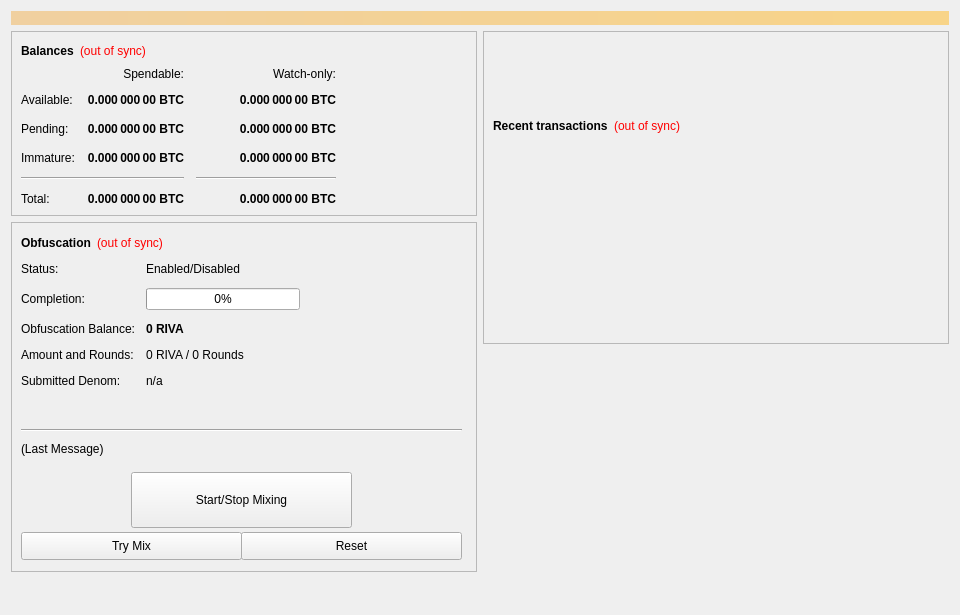
<?xml version="1.0" encoding="UTF-8"?>
<ui version="4.0">
 <class>OverviewPage</class>
 <widget class="QWidget" name="OverviewPage">
  <property name="geometry">
   <rect>
    <x>0</x>
    <y>0</y>
    <width>960</width>
    <height>615</height>
   </rect>
  </property>
  <property name="minimumSize">
   <size>
    <width>960</width>
    <height>0</height>
   </size>
  </property>
  <property name="windowTitle">
   <string>Form</string>
  </property>
  <layout class="QVBoxLayout" name="topLayout">
   <item>
    <widget class="QLabel" name="labelAlerts">
     <property name="visible">
      <bool>false</bool>
     </property>
     <property name="styleSheet">
      <string notr="true">background-color: qlineargradient(x1: 0, y1: 0, x2: 1, y2: 0, stop:0 #F0D0A0, stop:1 #F8D488); color:#000000;</string>
     </property>
     <property name="wordWrap">
      <bool>true</bool>
     </property>
     <property name="margin">
      <number>3</number>
     </property>
    </widget>
   </item>
   <item>
    <layout class="QHBoxLayout" name="horizontalLayout" stretch="1,1">
     <item>
      <layout class="QVBoxLayout" name="verticalLayout_2">
       <item>
        <widget class="QFrame" name="frame">
         <property name="frameShape">
          <enum>QFrame::StyledPanel</enum>
         </property>
         <property name="frameShadow">
          <enum>QFrame::Raised</enum>
         </property>
         <layout class="QVBoxLayout" name="verticalLayout_4">
          <item>
           <layout class="QHBoxLayout" name="horizontalLayout_4">
            <item>
             <widget class="QLabel" name="label_5">
              <property name="font">
               <font>
                <weight>75</weight>
                <bold>true</bold>
               </font>
              </property>
              <property name="text">
               <string>Balances</string>
              </property>
             </widget>
            </item>
            <item>
             <widget class="QLabel" name="labelWalletStatus">
              <property name="cursor">
               <cursorShape>WhatsThisCursor</cursorShape>
              </property>
              <property name="toolTip">
               <string>The displayed information may be out of date. Your wallet automatically synchronizes with the Riva network after a connection is established, but this process has not completed yet.</string>
              </property>
              <property name="styleSheet">
               <string notr="true">QLabel { color: red; }</string>
              </property>
              <property name="text">
               <string notr="true">(out of sync)</string>
              </property>
              <property name="alignment">
               <set>Qt::AlignLeading|Qt::AlignLeft|Qt::AlignVCenter</set>
              </property>
             </widget>
            </item>
            <item>
             <spacer name="horizontalSpacer_3">
              <property name="orientation">
               <enum>Qt::Horizontal</enum>
              </property>
              <property name="sizeHint" stdset="0">
               <size>
                <width>40</width>
                <height>20</height>
               </size>
              </property>
             </spacer>
            </item>
           </layout>
          </item>
          <item>
           <layout class="QGridLayout" name="gridLayout">
            <property name="spacing">
             <number>12</number>
            </property>
            <item row="2" column="2">
             <widget class="QLabel" name="labelWatchPending">
              <property name="font">
               <font>
                <weight>75</weight>
                <bold>true</bold>
               </font>
              </property>
              <property name="cursor">
               <cursorShape>IBeamCursor</cursorShape>
              </property>
              <property name="toolTip">
               <string>Unconfirmed transactions to watch-only addresses</string>
              </property>
              <property name="text">
               <string notr="true">0.000 000 00 BTC</string>
              </property>
              <property name="alignment">
               <set>Qt::AlignRight|Qt::AlignTrailing|Qt::AlignVCenter</set>
              </property>
              <property name="textInteractionFlags">
               <set>Qt::LinksAccessibleByMouse|Qt::TextSelectableByKeyboard|Qt::TextSelectableByMouse</set>
              </property>
             </widget>
            </item>
            <item row="2" column="1">
             <widget class="QLabel" name="labelUnconfirmed">
              <property name="font">
               <font>
                <weight>75</weight>
                <bold>true</bold>
               </font>
              </property>
              <property name="cursor">
               <cursorShape>IBeamCursor</cursorShape>
              </property>
              <property name="toolTip">
               <string>Total of transactions that have yet to be confirmed, and do not yet count toward the spendable balance</string>
              </property>
              <property name="text">
               <string notr="true">0.000 000 00 BTC</string>
              </property>
              <property name="alignment">
               <set>Qt::AlignRight|Qt::AlignTrailing|Qt::AlignVCenter</set>
              </property>
              <property name="textInteractionFlags">
               <set>Qt::LinksAccessibleByMouse|Qt::TextSelectableByKeyboard|Qt::TextSelectableByMouse</set>
              </property>
             </widget>
            </item>
            <item row="3" column="2">
             <widget class="QLabel" name="labelWatchImmature">
              <property name="font">
               <font>
                <weight>75</weight>
                <bold>true</bold>
               </font>
              </property>
              <property name="cursor">
               <cursorShape>IBeamCursor</cursorShape>
              </property>
              <property name="toolTip">
               <string>Staked or masternode rewards in watch-only addresses that has not yet matured</string>
              </property>
              <property name="text">
               <string notr="true">0.000 000 00 BTC</string>
              </property>
              <property name="alignment">
               <set>Qt::AlignRight|Qt::AlignTrailing|Qt::AlignVCenter</set>
              </property>
              <property name="textInteractionFlags">
               <set>Qt::LinksAccessibleByMouse|Qt::TextSelectableByKeyboard|Qt::TextSelectableByMouse</set>
              </property>
             </widget>
            </item>
            <item row="4" column="0" colspan="2">
             <widget class="Line" name="lineSpendableBalance">
              <property name="orientation">
               <enum>Qt::Horizontal</enum>
              </property>
             </widget>
            </item>
            <item row="4" column="2">
             <widget class="Line" name="lineWatchBalance">
              <property name="sizePolicy">
               <sizepolicy hsizetype="Preferred" vsizetype="Fixed">
                <horstretch>0</horstretch>
                <verstretch>0</verstretch>
               </sizepolicy>
              </property>
              <property name="minimumSize">
               <size>
                <width>140</width>
                <height>0</height>
               </size>
              </property>
              <property name="orientation">
               <enum>Qt::Horizontal</enum>
              </property>
             </widget>
            </item>
            <item row="5" column="0">
             <widget class="QLabel" name="labelTotalText">
              <property name="text">
               <string>Total:</string>
              </property>
             </widget>
            </item>
            <item row="3" column="1">
             <widget class="QLabel" name="labelImmature">
              <property name="font">
               <font>
                <weight>75</weight>
                <bold>true</bold>
               </font>
              </property>
              <property name="cursor">
               <cursorShape>IBeamCursor</cursorShape>
              </property>
              <property name="toolTip">
               <string>Staked or masternode rewards that has not yet matured</string>
              </property>
              <property name="text">
               <string notr="true">0.000 000 00 BTC</string>
              </property>
              <property name="alignment">
               <set>Qt::AlignRight|Qt::AlignTrailing|Qt::AlignVCenter</set>
              </property>
              <property name="textInteractionFlags">
               <set>Qt::LinksAccessibleByMouse|Qt::TextSelectableByKeyboard|Qt::TextSelectableByMouse</set>
              </property>
             </widget>
            </item>
            <item row="2" column="3">
             <spacer name="horizontalSpacer_2">
              <property name="orientation">
               <enum>Qt::Horizontal</enum>
              </property>
              <property name="sizeHint" stdset="0">
               <size>
                <width>40</width>
                <height>20</height>
               </size>
              </property>
             </spacer>
            </item>
            <item row="3" column="0">
             <widget class="QLabel" name="labelImmatureText">
              <property name="text">
               <string>Immature:</string>
              </property>
             </widget>
            </item>
            <item row="5" column="1">
             <widget class="QLabel" name="labelTotal">
              <property name="font">
               <font>
                <weight>75</weight>
                <bold>true</bold>
               </font>
              </property>
              <property name="cursor">
               <cursorShape>IBeamCursor</cursorShape>
              </property>
              <property name="toolTip">
               <string>Your current total balance</string>
              </property>
              <property name="text">
               <string notr="true">0.000 000 00 BTC</string>
              </property>
              <property name="alignment">
               <set>Qt::AlignRight|Qt::AlignTrailing|Qt::AlignVCenter</set>
              </property>
              <property name="textInteractionFlags">
               <set>Qt::LinksAccessibleByMouse|Qt::TextSelectableByKeyboard|Qt::TextSelectableByMouse</set>
              </property>
             </widget>
            </item>
            <item row="5" column="2">
             <widget class="QLabel" name="labelWatchTotal">
              <property name="font">
               <font>
                <weight>75</weight>
                <bold>true</bold>
               </font>
              </property>
              <property name="cursor">
               <cursorShape>IBeamCursor</cursorShape>
              </property>
              <property name="toolTip">
               <string>Current total balance in watch-only addresses</string>
              </property>
              <property name="text">
               <string notr="true">0.000 000 00 BTC</string>
              </property>
              <property name="alignment">
               <set>Qt::AlignRight|Qt::AlignTrailing|Qt::AlignVCenter</set>
              </property>
              <property name="textInteractionFlags">
               <set>Qt::LinksAccessibleByMouse|Qt::TextSelectableByKeyboard|Qt::TextSelectableByMouse</set>
              </property>
             </widget>
            </item>
            <item row="0" column="2">
             <widget class="QLabel" name="labelWatchonly">
              <property name="text">
               <string>Watch-only:</string>
              </property>
              <property name="alignment">
               <set>Qt::AlignRight|Qt::AlignTrailing|Qt::AlignVCenter</set>
              </property>
             </widget>
            </item>
            <item row="1" column="0">
             <widget class="QLabel" name="labelBalanceText">
              <property name="text">
               <string>Available:</string>
              </property>
             </widget>
            </item>
            <item row="1" column="1">
             <widget class="QLabel" name="labelBalance">
              <property name="font">
               <font>
                <weight>75</weight>
                <bold>true</bold>
               </font>
              </property>
              <property name="cursor">
               <cursorShape>IBeamCursor</cursorShape>
              </property>
              <property name="toolTip">
               <string>Your current spendable balance</string>
              </property>
              <property name="text">
               <string notr="true">0.000 000 00 BTC</string>
              </property>
              <property name="alignment">
               <set>Qt::AlignRight|Qt::AlignTrailing|Qt::AlignVCenter</set>
              </property>
              <property name="textInteractionFlags">
               <set>Qt::LinksAccessibleByMouse|Qt::TextSelectableByKeyboard|Qt::TextSelectableByMouse</set>
              </property>
             </widget>
            </item>
            <item row="1" column="2">
             <widget class="QLabel" name="labelWatchAvailable">
              <property name="font">
               <font>
                <weight>75</weight>
                <bold>true</bold>
               </font>
              </property>
              <property name="cursor">
               <cursorShape>IBeamCursor</cursorShape>
              </property>
              <property name="toolTip">
               <string>Your current balance in watch-only addresses</string>
              </property>
              <property name="text">
               <string notr="true">0.000 000 00 BTC</string>
              </property>
              <property name="alignment">
               <set>Qt::AlignRight|Qt::AlignTrailing|Qt::AlignVCenter</set>
              </property>
              <property name="textInteractionFlags">
               <set>Qt::LinksAccessibleByMouse|Qt::TextSelectableByKeyboard|Qt::TextSelectableByMouse</set>
              </property>
             </widget>
            </item>
            <item row="2" column="0">
             <widget class="QLabel" name="labelPendingText">
              <property name="text">
               <string>Pending:</string>
              </property>
             </widget>
            </item>
            <item row="0" column="1">
             <widget class="QLabel" name="labelSpendable">
              <property name="text">
               <string>Spendable:</string>
              </property>
              <property name="alignment">
               <set>Qt::AlignRight|Qt::AlignTrailing|Qt::AlignVCenter</set>
              </property>
             </widget>
            </item>
           </layout>
          </item>
         </layout>
        </widget>
       </item>
       <item>
        <widget class="QFrame" name="frameObfuscation">
         <property name="minimumSize">
          <size>
           <width>0</width>
           <height>350</height>
          </size>
         </property>
         <property name="layoutDirection">
          <enum>Qt::LeftToRight</enum>
         </property>
         <property name="frameShape">
          <enum>QFrame::StyledPanel</enum>
         </property>
         <property name="frameShadow">
          <enum>QFrame::Raised</enum>
         </property>
         <widget class="QWidget" name="formLayoutWidget">
          <property name="geometry">
           <rect>
            <x>10</x>
            <y>40</y>
            <width>451</width>
            <height>161</height>
           </rect>
          </property>
          <layout class="QFormLayout" name="formLayout">
           <property name="fieldGrowthPolicy">
            <enum>QFormLayout::AllNonFixedFieldsGrow</enum>
           </property>
           <property name="horizontalSpacing">
            <number>11</number>
           </property>
           <property name="verticalSpacing">
            <number>12</number>
           </property>
           <item row="0" column="0">
            <widget class="QLabel" name="label_6">
             <property name="text">
              <string>Status:</string>
             </property>
            </widget>
           </item>
           <item row="1" column="0">
            <widget class="QLabel" name="label_7">
             <property name="text">
              <string>Completion:</string>
             </property>
            </widget>
           </item>
           <item row="1" column="1">
            <widget class="QProgressBar" name="obfuscationProgress">
             <property name="maximumSize">
              <size>
               <width>154</width>
               <height>16777215</height>
              </size>
             </property>
             <property name="value">
              <number>0</number>
             </property>
            </widget>
           </item>
           <item row="2" column="0">
            <widget class="QLabel" name="labelAnonymizedText">
             <property name="text">
              <string>Obfuscation Balance:</string>
             </property>
            </widget>
           </item>
           <item row="2" column="1">
            <widget class="QLabel" name="labelAnonymized">
             <property name="font">
              <font>
               <weight>75</weight>
               <bold>true</bold>
              </font>
             </property>
             <property name="text">
              <string notr="true">0 RIVA</string>
             </property>
            </widget>
           </item>
           <item row="3" column="0">
            <widget class="QLabel" name="label_8">
             <property name="text">
              <string>Amount and Rounds:</string>
             </property>
            </widget>
           </item>
           <item row="3" column="1">
            <widget class="QLabel" name="labelAmountRounds">
             <property name="text">
              <string>0 RIVA / 0 Rounds</string>
             </property>
            </widget>
           </item>
           <item row="4" column="0">
            <widget class="QLabel" name="label_9">
             <property name="text">
              <string>Submitted Denom:</string>
             </property>
            </widget>
           </item>
           <item row="4" column="1">
            <widget class="QLabel" name="labelSubmittedDenom">
             <property name="toolTip">
              <string>The denominations you submitted to the Masternode.&lt;br&gt;To mix, other users must submit the exact same denominations.</string>
             </property>
             <property name="text">
              <string>n/a</string>
             </property>
            </widget>
           </item>
           <item row="0" column="1">
            <widget class="QLabel" name="obfuscationEnabled">
             <property name="text">
              <string>Enabled/Disabled</string>
             </property>
            </widget>
           </item>
          </layout>
         </widget>
         <widget class="QPushButton" name="runAutoDenom">
          <property name="geometry">
           <rect>
            <x>251</x>
            <y>17</y>
            <width>1</width>
            <height>1</height>
           </rect>
          </property>
          <property name="palette">
           <palette>
            <active>
             <colorrole role="WindowText">
              <brush brushstyle="SolidPattern">
               <color alpha="255">
                <red>0</red>
                <green>0</green>
                <blue>0</blue>
               </color>
              </brush>
             </colorrole>
             <colorrole role="Button">
              <brush brushstyle="SolidPattern">
               <color alpha="255">
                <red>239</red>
                <green>238</green>
                <blue>238</blue>
               </color>
              </brush>
             </colorrole>
             <colorrole role="Light">
              <brush brushstyle="SolidPattern">
               <color alpha="255">
                <red>255</red>
                <green>255</green>
                <blue>255</blue>
               </color>
              </brush>
             </colorrole>
             <colorrole role="Midlight">
              <brush brushstyle="SolidPattern">
               <color alpha="255">
                <red>247</red>
                <green>246</green>
                <blue>246</blue>
               </color>
              </brush>
             </colorrole>
             <colorrole role="Dark">
              <brush brushstyle="SolidPattern">
               <color alpha="255">
                <red>119</red>
                <green>119</green>
                <blue>119</blue>
               </color>
              </brush>
             </colorrole>
             <colorrole role="Mid">
              <brush brushstyle="SolidPattern">
               <color alpha="255">
                <red>159</red>
                <green>159</green>
                <blue>159</blue>
               </color>
              </brush>
             </colorrole>
             <colorrole role="Text">
              <brush brushstyle="SolidPattern">
               <color alpha="255">
                <red>0</red>
                <green>0</green>
                <blue>0</blue>
               </color>
              </brush>
             </colorrole>
             <colorrole role="BrightText">
              <brush brushstyle="SolidPattern">
               <color alpha="255">
                <red>255</red>
                <green>255</green>
                <blue>255</blue>
               </color>
              </brush>
             </colorrole>
             <colorrole role="ButtonText">
              <brush brushstyle="SolidPattern">
               <color alpha="255">
                <red>0</red>
                <green>0</green>
                <blue>0</blue>
               </color>
              </brush>
             </colorrole>
             <colorrole role="Base">
              <brush brushstyle="SolidPattern">
               <color alpha="255">
                <red>255</red>
                <green>255</green>
                <blue>255</blue>
               </color>
              </brush>
             </colorrole>
             <colorrole role="Window">
              <brush brushstyle="SolidPattern">
               <color alpha="255">
                <red>239</red>
                <green>238</green>
                <blue>238</blue>
               </color>
              </brush>
             </colorrole>
             <colorrole role="Shadow">
              <brush brushstyle="SolidPattern">
               <color alpha="255">
                <red>0</red>
                <green>0</green>
                <blue>0</blue>
               </color>
              </brush>
             </colorrole>
             <colorrole role="AlternateBase">
              <brush brushstyle="SolidPattern">
               <color alpha="255">
                <red>247</red>
                <green>246</green>
                <blue>246</blue>
               </color>
              </brush>
             </colorrole>
             <colorrole role="ToolTipBase">
              <brush brushstyle="SolidPattern">
               <color alpha="255">
                <red>255</red>
                <green>255</green>
                <blue>220</blue>
               </color>
              </brush>
             </colorrole>
             <colorrole role="ToolTipText">
              <brush brushstyle="SolidPattern">
               <color alpha="255">
                <red>0</red>
                <green>0</green>
                <blue>0</blue>
               </color>
              </brush>
             </colorrole>
            </active>
            <inactive>
             <colorrole role="WindowText">
              <brush brushstyle="SolidPattern">
               <color alpha="255">
                <red>0</red>
                <green>0</green>
                <blue>0</blue>
               </color>
              </brush>
             </colorrole>
             <colorrole role="Button">
              <brush brushstyle="SolidPattern">
               <color alpha="255">
                <red>239</red>
                <green>238</green>
                <blue>238</blue>
               </color>
              </brush>
             </colorrole>
             <colorrole role="Light">
              <brush brushstyle="SolidPattern">
               <color alpha="255">
                <red>255</red>
                <green>255</green>
                <blue>255</blue>
               </color>
              </brush>
             </colorrole>
             <colorrole role="Midlight">
              <brush brushstyle="SolidPattern">
               <color alpha="255">
                <red>247</red>
                <green>246</green>
                <blue>246</blue>
               </color>
              </brush>
             </colorrole>
             <colorrole role="Dark">
              <brush brushstyle="SolidPattern">
               <color alpha="255">
                <red>119</red>
                <green>119</green>
                <blue>119</blue>
               </color>
              </brush>
             </colorrole>
             <colorrole role="Mid">
              <brush brushstyle="SolidPattern">
               <color alpha="255">
                <red>159</red>
                <green>159</green>
                <blue>159</blue>
               </color>
              </brush>
             </colorrole>
             <colorrole role="Text">
              <brush brushstyle="SolidPattern">
               <color alpha="255">
                <red>0</red>
                <green>0</green>
                <blue>0</blue>
               </color>
              </brush>
             </colorrole>
             <colorrole role="BrightText">
              <brush brushstyle="SolidPattern">
               <color alpha="255">
                <red>255</red>
                <green>255</green>
                <blue>255</blue>
               </color>
              </brush>
             </colorrole>
             <colorrole role="ButtonText">
              <brush brushstyle="SolidPattern">
               <color alpha="255">
                <red>0</red>
                <green>0</green>
                <blue>0</blue>
               </color>
              </brush>
             </colorrole>
             <colorrole role="Base">
              <brush brushstyle="SolidPattern">
               <color alpha="255">
                <red>255</red>
                <green>255</green>
                <blue>255</blue>
               </color>
              </brush>
             </colorrole>
             <colorrole role="Window">
              <brush brushstyle="SolidPattern">
               <color alpha="255">
                <red>239</red>
                <green>238</green>
                <blue>238</blue>
               </color>
              </brush>
             </colorrole>
             <colorrole role="Shadow">
              <brush brushstyle="SolidPattern">
               <color alpha="255">
                <red>0</red>
                <green>0</green>
                <blue>0</blue>
               </color>
              </brush>
             </colorrole>
             <colorrole role="AlternateBase">
              <brush brushstyle="SolidPattern">
               <color alpha="255">
                <red>247</red>
                <green>246</green>
                <blue>246</blue>
               </color>
              </brush>
             </colorrole>
             <colorrole role="ToolTipBase">
              <brush brushstyle="SolidPattern">
               <color alpha="255">
                <red>255</red>
                <green>255</green>
                <blue>220</blue>
               </color>
              </brush>
             </colorrole>
             <colorrole role="ToolTipText">
              <brush brushstyle="SolidPattern">
               <color alpha="255">
                <red>0</red>
                <green>0</green>
                <blue>0</blue>
               </color>
              </brush>
             </colorrole>
            </inactive>
            <disabled>
             <colorrole role="WindowText">
              <brush brushstyle="SolidPattern">
               <color alpha="255">
                <red>119</red>
                <green>119</green>
                <blue>119</blue>
               </color>
              </brush>
             </colorrole>
             <colorrole role="Button">
              <brush brushstyle="SolidPattern">
               <color alpha="255">
                <red>239</red>
                <green>238</green>
                <blue>238</blue>
               </color>
              </brush>
             </colorrole>
             <colorrole role="Light">
              <brush brushstyle="SolidPattern">
               <color alpha="255">
                <red>255</red>
                <green>255</green>
                <blue>255</blue>
               </color>
              </brush>
             </colorrole>
             <colorrole role="Midlight">
              <brush brushstyle="SolidPattern">
               <color alpha="255">
                <red>247</red>
                <green>246</green>
                <blue>246</blue>
               </color>
              </brush>
             </colorrole>
             <colorrole role="Dark">
              <brush brushstyle="SolidPattern">
               <color alpha="255">
                <red>119</red>
                <green>119</green>
                <blue>119</blue>
               </color>
              </brush>
             </colorrole>
             <colorrole role="Mid">
              <brush brushstyle="SolidPattern">
               <color alpha="255">
                <red>159</red>
                <green>159</green>
                <blue>159</blue>
               </color>
              </brush>
             </colorrole>
             <colorrole role="Text">
              <brush brushstyle="SolidPattern">
               <color alpha="255">
                <red>119</red>
                <green>119</green>
                <blue>119</blue>
               </color>
              </brush>
             </colorrole>
             <colorrole role="BrightText">
              <brush brushstyle="SolidPattern">
               <color alpha="255">
                <red>255</red>
                <green>255</green>
                <blue>255</blue>
               </color>
              </brush>
             </colorrole>
             <colorrole role="ButtonText">
              <brush brushstyle="SolidPattern">
               <color alpha="255">
                <red>119</red>
                <green>119</green>
                <blue>119</blue>
               </color>
              </brush>
             </colorrole>
             <colorrole role="Base">
              <brush brushstyle="SolidPattern">
               <color alpha="255">
                <red>239</red>
                <green>238</green>
                <blue>238</blue>
               </color>
              </brush>
             </colorrole>
             <colorrole role="Window">
              <brush brushstyle="SolidPattern">
               <color alpha="255">
                <red>239</red>
                <green>238</green>
                <blue>238</blue>
               </color>
              </brush>
             </colorrole>
             <colorrole role="Shadow">
              <brush brushstyle="SolidPattern">
               <color alpha="255">
                <red>0</red>
                <green>0</green>
                <blue>0</blue>
               </color>
              </brush>
             </colorrole>
             <colorrole role="AlternateBase">
              <brush brushstyle="SolidPattern">
               <color alpha="255">
                <red>239</red>
                <green>238</green>
                <blue>238</blue>
               </color>
              </brush>
             </colorrole>
             <colorrole role="ToolTipBase">
              <brush brushstyle="SolidPattern">
               <color alpha="255">
                <red>255</red>
                <green>255</green>
                <blue>220</blue>
               </color>
              </brush>
             </colorrole>
             <colorrole role="ToolTipText">
              <brush brushstyle="SolidPattern">
               <color alpha="255">
                <red>0</red>
                <green>0</green>
                <blue>0</blue>
               </color>
              </brush>
             </colorrole>
            </disabled>
           </palette>
          </property>
          <property name="focusPolicy">
           <enum>Qt::NoFocus</enum>
          </property>
          <property name="autoFillBackground">
           <bool>true</bool>
          </property>
          <property name="text">
           <string/>
          </property>
          <property name="flat">
           <bool>true</bool>
          </property>
         </widget>
         <widget class="QPushButton" name="toggleObfuscation">
          <property name="geometry">
           <rect>
            <x>120</x>
            <y>250</y>
            <width>221</width>
            <height>56</height>
           </rect>
          </property>
          <property name="sizePolicy">
           <sizepolicy hsizetype="MinimumExpanding" vsizetype="Fixed">
            <horstretch>0</horstretch>
            <verstretch>0</verstretch>
           </sizepolicy>
          </property>
          <property name="text">
           <string>Start/Stop Mixing</string>
          </property>
         </widget>
         <widget class="Line" name="lineLastMessage">
          <property name="geometry">
           <rect>
            <x>10</x>
            <y>200</y>
            <width>441</width>
            <height>16</height>
           </rect>
          </property>
          <property name="orientation">
           <enum>Qt::Horizontal</enum>
          </property>
         </widget>
         <widget class="QLabel" name="obfuscationStatus">
          <property name="geometry">
           <rect>
            <x>10</x>
            <y>220</y>
            <width>451</width>
            <height>61</height>
           </rect>
          </property>
          <property name="minimumSize">
           <size>
            <width>288</width>
            <height>43</height>
           </size>
          </property>
          <property name="text">
           <string>(Last Message)</string>
          </property>
          <property name="alignment">
           <set>Qt::AlignLeading|Qt::AlignLeft|Qt::AlignTop</set>
          </property>
          <property name="wordWrap">
           <bool>true</bool>
          </property>
         </widget>
         <widget class="QPushButton" name="obfuscationAuto">
          <property name="geometry">
           <rect>
            <x>10</x>
            <y>310</y>
            <width>221</width>
            <height>28</height>
           </rect>
          </property>
          <property name="sizePolicy">
           <sizepolicy hsizetype="MinimumExpanding" vsizetype="Fixed">
            <horstretch>0</horstretch>
            <verstretch>0</verstretch>
           </sizepolicy>
          </property>
          <property name="toolTip">
           <string>Try to manually submit a Obfuscation request.</string>
          </property>
          <property name="text">
           <string>Try Mix</string>
          </property>
         </widget>
         <widget class="QPushButton" name="obfuscationReset">
          <property name="geometry">
           <rect>
            <x>230</x>
            <y>310</y>
            <width>221</width>
            <height>28</height>
           </rect>
          </property>
          <property name="sizePolicy">
           <sizepolicy hsizetype="MinimumExpanding" vsizetype="Fixed">
            <horstretch>0</horstretch>
            <verstretch>0</verstretch>
           </sizepolicy>
          </property>
          <property name="toolTip">
           <string>Reset the current status of Obfuscation (can interrupt Obfuscation if it's in the process of Mixing, which can cost you money!)</string>
          </property>
          <property name="autoFillBackground">
           <bool>false</bool>
          </property>
          <property name="text">
           <string>Reset</string>
          </property>
         </widget>
         <widget class="QWidget" name="layoutWidget">
          <property name="geometry">
           <rect>
            <x>10</x>
            <y>10</y>
            <width>431</width>
            <height>22</height>
           </rect>
          </property>
          <layout class="QHBoxLayout" name="horizontalLayout_5">
           <item>
            <widget class="QLabel" name="label_2">
             <property name="font">
              <font>
               <weight>75</weight>
               <bold>true</bold>
              </font>
             </property>
             <property name="text">
              <string>Obfuscation</string>
             </property>
            </widget>
           </item>
           <item>
            <widget class="QLabel" name="labelObfuscationSyncStatus">
             <property name="toolTip">
              <string>The displayed information may be out of date. Your wallet automatically synchronizes with the Riva network after a connection is established, but this process has not completed yet.</string>
             </property>
             <property name="styleSheet">
              <string notr="true">QLabel { color: red; }</string>
             </property>
             <property name="text">
              <string notr="true">(out of sync)</string>
             </property>
             <property name="alignment">
              <set>Qt::AlignLeading|Qt::AlignLeft|Qt::AlignVCenter</set>
             </property>
            </widget>
           </item>
           <item>
            <spacer name="horizontalSpacer_4">
             <property name="orientation">
              <enum>Qt::Horizontal</enum>
             </property>
             <property name="sizeHint" stdset="0">
              <size>
               <width>40</width>
               <height>20</height>
              </size>
             </property>
            </spacer>
           </item>
          </layout>
         </widget>
        </widget>
       </item>
       <item>
        <spacer name="verticalSpacer">
         <property name="orientation">
          <enum>Qt::Vertical</enum>
         </property>
         <property name="sizeHint" stdset="0">
          <size>
           <width>20</width>
           <height>40</height>
          </size>
         </property>
        </spacer>
       </item>
      </layout>
     </item>
     <item>
      <layout class="QVBoxLayout" name="verticalLayout_3">
       <item>
        <widget class="QFrame" name="frame_2">
         <property name="frameShape">
          <enum>QFrame::StyledPanel</enum>
         </property>
         <property name="frameShadow">
          <enum>QFrame::Raised</enum>
         </property>
         <layout class="QVBoxLayout" name="verticalLayout">
          <item>
           <spacer name="verticalSpacer_3">
            <property name="orientation">
             <enum>Qt::Vertical</enum>
            </property>
            <property name="sizeType">
             <enum>QSizePolicy::Fixed</enum>
            </property>
            <property name="sizeHint" stdset="0">
             <size>
              <width>20</width>
              <height>75</height>
             </size>
            </property>
           </spacer>
          </item>
          <item>
           <layout class="QHBoxLayout" name="horizontalLayout_2">
            <item>
             <widget class="QLabel" name="label_4">
              <property name="font">
               <font>
                <weight>75</weight>
                <bold>true</bold>
               </font>
              </property>
              <property name="text">
               <string>Recent transactions</string>
              </property>
             </widget>
            </item>
            <item>
             <widget class="QLabel" name="labelTransactionsStatus">
              <property name="cursor">
               <cursorShape>WhatsThisCursor</cursorShape>
              </property>
              <property name="toolTip">
               <string>The displayed information may be out of date. Your wallet automatically synchronizes with the Riva network after a connection is established, but this process has not completed yet.</string>
              </property>
              <property name="styleSheet">
               <string notr="true">QLabel { color: red; }</string>
              </property>
              <property name="text">
               <string notr="true">(out of sync)</string>
              </property>
              <property name="alignment">
               <set>Qt::AlignRight|Qt::AlignTrailing|Qt::AlignVCenter</set>
              </property>
             </widget>
            </item>
            <item>
             <spacer name="horizontalSpacer">
              <property name="orientation">
               <enum>Qt::Horizontal</enum>
              </property>
              <property name="sizeHint" stdset="0">
               <size>
                <width>40</width>
                <height>20</height>
               </size>
              </property>
             </spacer>
            </item>
           </layout>
          </item>
          <item>
           <widget class="QListView" name="listTransactions">
            <property name="styleSheet">
             <string notr="true">QListView { background: transparent; }</string>
            </property>
            <property name="frameShape">
             <enum>QFrame::NoFrame</enum>
            </property>
            <property name="verticalScrollBarPolicy">
             <enum>Qt::ScrollBarAlwaysOff</enum>
            </property>
            <property name="horizontalScrollBarPolicy">
             <enum>Qt::ScrollBarAlwaysOff</enum>
            </property>
            <property name="selectionMode">
             <enum>QAbstractItemView::NoSelection</enum>
            </property>
           </widget>
          </item>
         </layout>
        </widget>
       </item>
       <item>
        <spacer name="verticalSpacer_2">
         <property name="orientation">
          <enum>Qt::Vertical</enum>
         </property>
         <property name="sizeType">
          <enum>QSizePolicy::Expanding</enum>
         </property>
         <property name="sizeHint" stdset="0">
          <size>
           <width>20</width>
           <height>40</height>
          </size>
         </property>
        </spacer>
       </item>
      </layout>
     </item>
    </layout>
   </item>
  </layout>
 </widget>
 <resources/>
 <connections/>
</ui>
